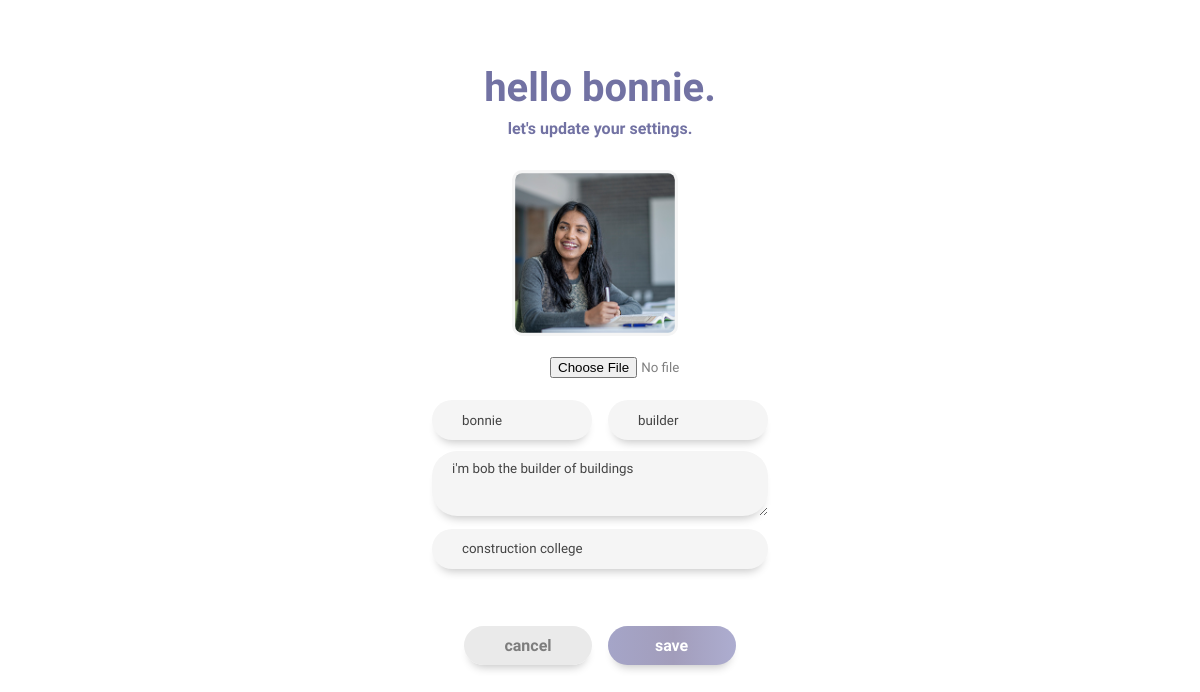
/settings (signed in), run on the app's committed database.
### vue_app/models.py (models this page shows, shortened)
class Profile(models.Model):
    user = models.ForeignKey(User, on_delete = models.CASCADE)
    id_user = models.IntegerField()
    bio = models.TextField(blank = True)
    profileimg = models.ImageField(upload_to='profile_images', default = 'paw-profile-default.jpg')
    location = models.CharField(max_length = 50, blank = True)
    firstname = models.CharField(max_length = 20, blank = True)
    lastname = models.CharField(max_length = 20, blank = True)

### vue_app/views.py (the view, shortened to what this page needs)
# urls.py: path('settings', vue_views.settings, name='settings'),
@login_required(login_url='login')
def settings(request):
    user_profile = Profile.objects.get(user = request.user)
    return render(request, 'settings.html', {'user_profile': user_profile})

### templates/settings.html (shortened to what this page needs)
{% load static %}
<html lang="en">
  <head>
    <link rel="stylesheet" href="{% static 'css/styles.css' %}">
    <link rel="stylesheet" href="{% static 'css/login.css' %}">
    <link rel="stylesheet" href="{% static 'css/register.css' %}">
    <link rel="stylesheet" href="{% static 'css/settings.css' %}">
    <link rel="stylesheet" href="{% static 'css/responsive.css' %}">
  </head>
  <body>
    <div id="app" class="main" v-cloak>
      <div class="">
          <div class="settings-header-name">hello {{user_profile.firstname}}.</div>
          <div class="settings-create">let's update your settings. </div>
      </div>
      <form class="settings-form settings-2-form" action="" method="POST" enctype="multipart/form-data">
          <div class="settings-password-format">
              <label class="profile" for="">
                  <img class="settings-profile-img" src="{{user_profile.profileimg.url}}" />
                    <input type="file" name="image" value=""/>
              </label>
            <div class="settings-line">
              <div class="settings-format">
                <input name="firstname" type="text" class="" placeholder="first name" value="{{user_profile.firstname}}"/>
                <input name="lastname" type="text" class="" placeholder="last name" value="{{user_profile.lastname}}"/>
              </div>
              <div class="settings-format-info">
                <textarea id="about" rows="3" name="bio" type="text" class="settings-bio" placeholder="about me">{{user_profile.bio}}</textarea>
                <input name="location"  type="text" class="college" placeholder="college" value="{{user_profile.location}}"/>
              </div>
            </div>
          </div>
            <a class="submit-settings cancel" href="/">cancel</a>
            <button type="submit" class="submit-settings">save</button>
        </form>
    </div>
  </body>
</html>

### static/css/styles.css (style rules this page uses)
html, body { margin: 0; padding: 0; }
a { text-decoration: none; color: rgb(114, 114, 163); }
.main { text-align: center; color: rgb(114, 114, 163); font-family: 'Quicksand', sans-serif; font-weight: bold; }
a { -moz-user-select: none; -webkit-user-select: none; -ms-user-select: none; user-select: none; cursor: pointer; transition: 0.3s; }

### static/css/register.css (style rules this page uses)
input { border: 1px solid #d3d5d8; background-color: rgb(245, 245, 245); border: 1rem; padding: 13px 30px; -webkit-border-radius: 1em; -moz-border-radius: 1em; border-radius: 500px; -moz-box-shadow: 0 8px 10px -6px rgb(193, 193, 193); box-shadow: 0 8px 10px -6px rgb(196, 196, 196); outline: none; margin: 0.5rem; }

### static/css/settings.css (style rules this page uses)
.settings-header-name { font-size: 2.5rem; font-weight: bolder; margin-top: 4rem; }
.settings-create { margin-top: 0.5rem; margin-bottom: 0rem; }
input { width: 10rem; height: 2.5rem; font-family: inherit; color: rgb(68, 68, 68); }
.settings-line { display: flex; flex-direction: column; }
.settings-format { display: flex; flex: 0; margin-bottom: 0.15rem; }
.settings-password-format { display: flex; flex-direction: column; padding: 3rem; align-items: center; }
.settings-profile-img { height: 10rem; width: 10rem; padding: 0.2rem; background-color: rgb(245, 245, 245); border-radius: 10px; image-rendering: -webkit-optimize-contrast; object-fit: cover; }
.settings-format-info { display: flex; flex-direction: column; margin-bottom: 0.4rem; }
.settings-format-info> input { width: 21rem; }
.profile { display: flex; flex-direction: column; }
.profile > input { border-radius: 1px; text-decoration: none; color: gray; background-color: rgb(255, 255, 255); box-shadow: none; padding-right: 3rem; }
.email, .settings-bio, .college { margin-bottom: 0.8rem; }
.college { margin-top: 0rem; }
textarea { background-color: rgb(245, 245, 245); color: rgb(68, 68, 68); border: 1rem; padding: 10px 20px; -webkit-border-radius: 1em; -moz-border-radius: 1em; border-radius: 25px; -moz-box-shadow: 0 8px 10px -6px rgb(193, 193, 193); box-shadow: 0 8px 10px -6px rgb(196, 196, 196); outline: none; font-family: inherit; width: 21rem; margin-left: 0.5rem; }
.settings-form { margin: 3rem; margin-top: -1rem; }
.settings-2-form > button { margin-top: -1.5rem; }
.settings-form > button { font-family: inherit; color: rgb(255, 255, 255); border: none; cursor:pointer; padding: 10px 24px; -webkit-border-radius: 1em; -moz-border-radius: 1em; border-radius: 500px; -moz-box-shadow: 0 8px 10px -6px rgb(193, 193, 193); box-shadow: 0 8px 10px -6px rgb(196, 196, 196); border-radius: 500px; font-size: medium; font-weight: bolder; background-image: linear-gradient(to right, #a5a5c8 0%, #a29dbb 51%, #adadd0 100%) }
.submit-settings { text-align: center; width: 8rem; }
.cancel { margin-right: 1rem; font-family: inherit; color: rgb(125, 125, 125); border: none; cursor:pointer; padding: 10px 2.5rem; -webkit-border-radius: 1em; -moz-border-radius: 1em; border-radius: 500px; -moz-box-shadow: 0 8px 10px -6px rgb(193, 193, 193); box-shadow: 0 8px 10px -6px rgb(196, 196, 196); border-radius: 500px; font-size: medium; font-weight: bolder; background-color: rgb(234, 234, 234); }

### data on the page
Profile: firstname "bonnie", profileimg (picture), lastname "builder", bio "i'm bob the builder of buildings", location "construction college"
